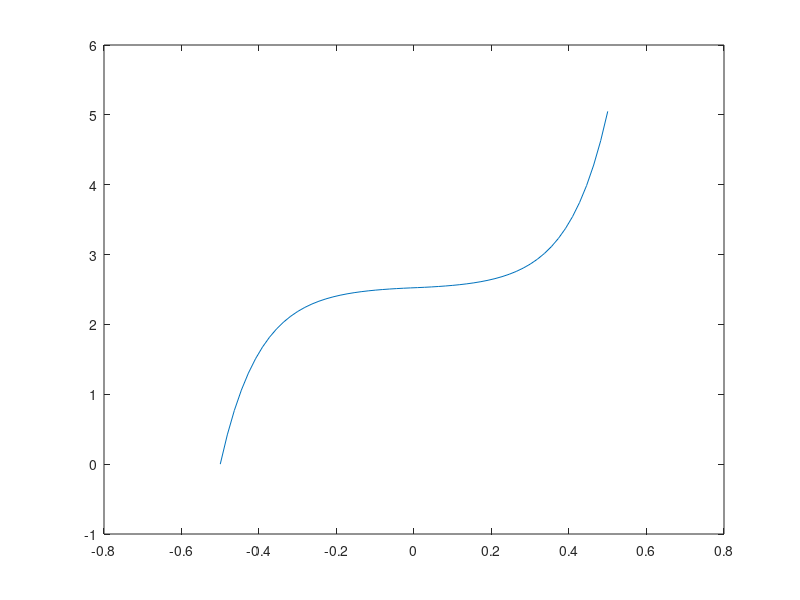

Recreate this plot in MATLAB.
n = 10; 
x = linspace(-0.5, 0.5, 56); 
f1 = @(x) (exp(x*n)-1)./(2*(exp(0.5*n)-1));
f2 = @(x) log(2*(exp(0.5/n)-1).*x+1).*n;

y1 = sign(x).*f1(abs(x))+0.5;
y2 = sign(x).*f2(abs(x))+0.5;
y = (y1*n+y2/n)/2;
plot(x, y);